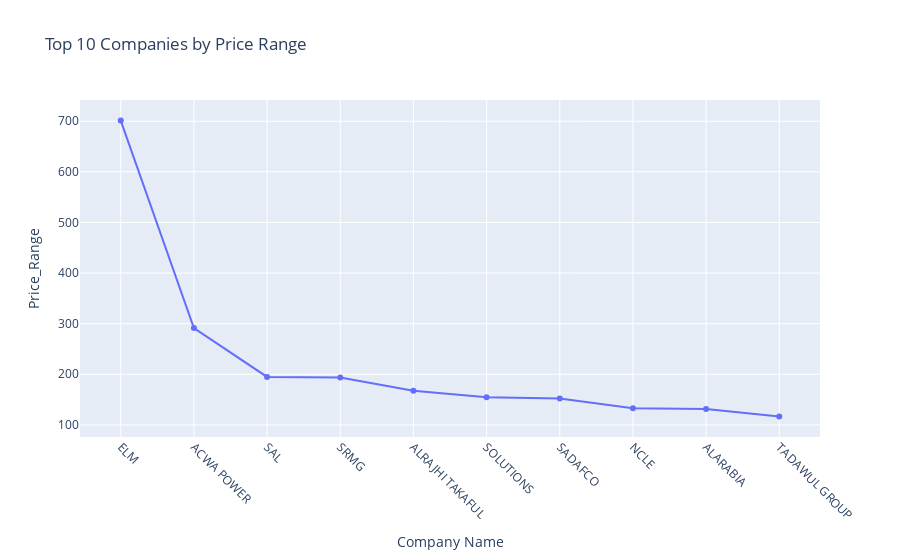

Source (notebook cell):
### Code cell
top_10_data = data.sort_values(by='Price_Range', ascending=False).head(10)
fig = px.line(
    top_10_data,
    x='Company Name',
    y='Price_Range',
    title='Top 10 Companies by Price Range',
    markers=True
)
fig.update_layout(xaxis=dict(tickangle=45))
fig.show()

### Figure 1 — Plotly figure (JSON) as saved in the notebook; plotly's stock layout.template omitted (floating-point values rounded to 4 significant figures)
{"data": [{"hovertemplate": "Company Name=%{x}<br>Price_Range=%{y}<extra></extra>", "legendgroup": "", "line": {"color": "#636efa", "dash": "solid"}, "marker": {"symbol": "circle"}, "mode": "lines+markers", "name": "", "orientation": "v", "showlegend": false, "type": "scatter", "x": ["ELM", "ACWA POWER", "SAL", "SRMG", "ALRAJHI TAKAFUL", "SOLUTIONS", "SADAFCO", "NCLE", "ALARABIA", "TADAWUL GROUP"], "xaxis": "x", "y": [701.2, 291.2, 194.8, 193.8, 167.7, 154.8, 152, 133, 131.2, 116.8], "yaxis": "y"}], "layout": {"legend": {"tracegroupgap": 0}, "title": {"text": "Top 10 Companies by Price Range"}, "xaxis": {"anchor": "y", "domain": [0, 1], "tickangle": 45, "title": {"text": "Company Name"}}, "yaxis": {"anchor": "x", "domain": [0, 1], "title": {"text": "Price_Range"}}}}
